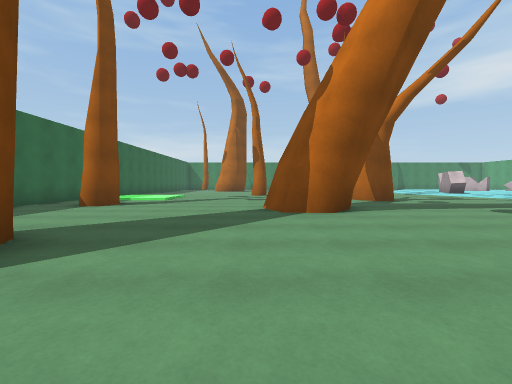
View 1 (above)

22 first-person views from a walk through a scene from a Unity 3-D project. The camera is 1.2 m above the floor, tilts 2° down and sees 90° across. The floor is counted in squares, 2 m on a side. Each view is taken from the middle of a square. On the plan, view 1 faces up. The plan holds only what a view shows up to about 9 squares ahead; the rest is blank. The place goes on beyond the plan. The player is left out. Surface patterns are stand-ins for the level's own textures.

View 2
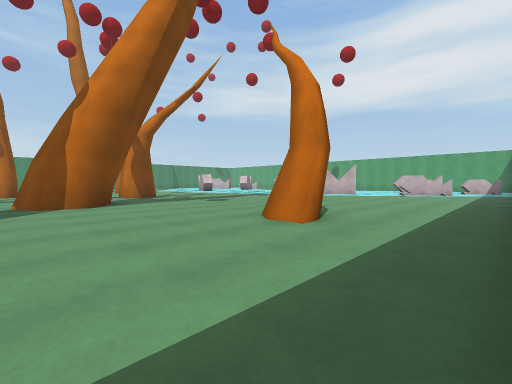

View 3
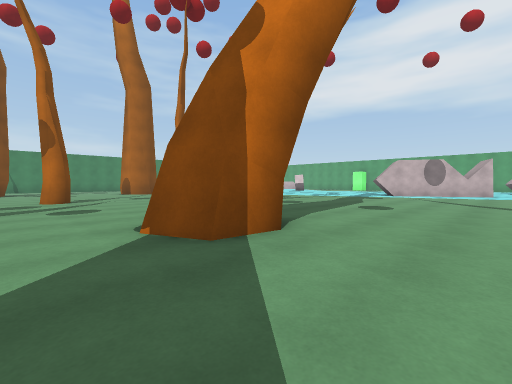

View 4
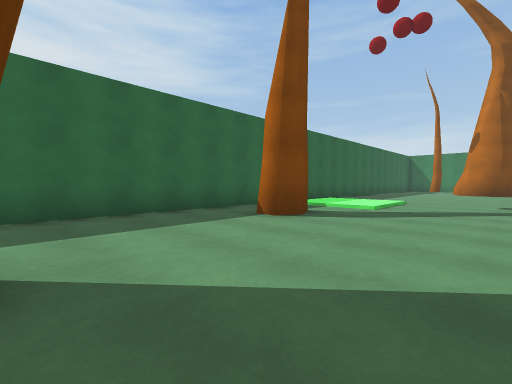

View 5
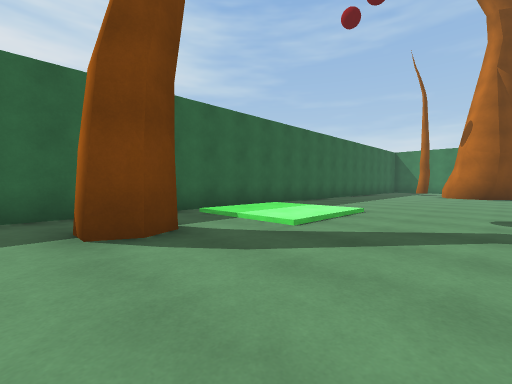

View 6
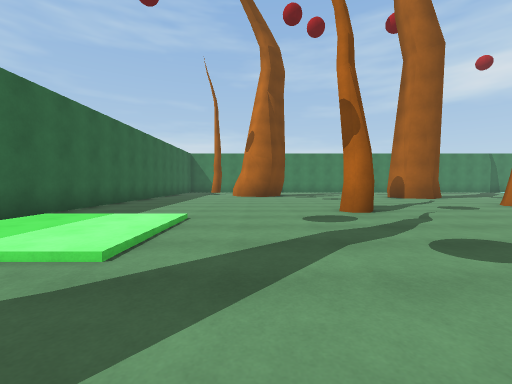

View 7
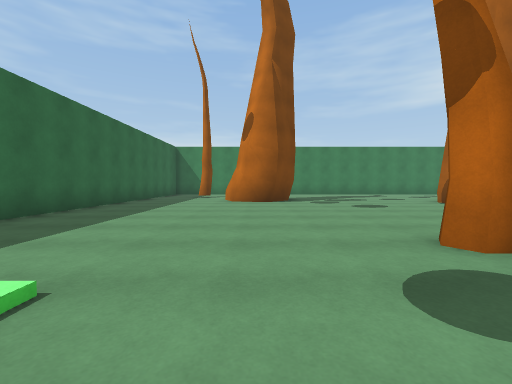

View 8
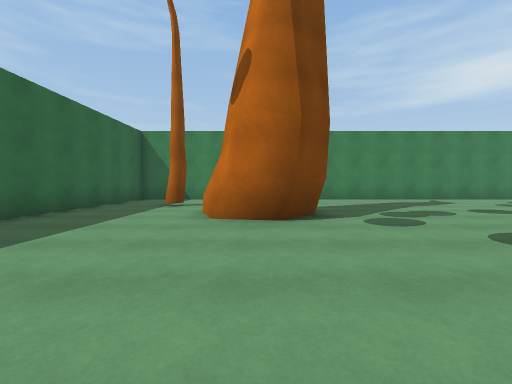

View 9
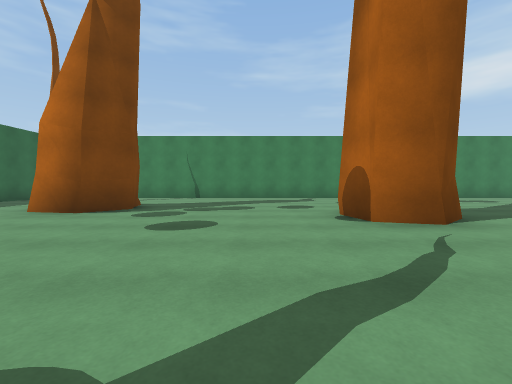

View 10
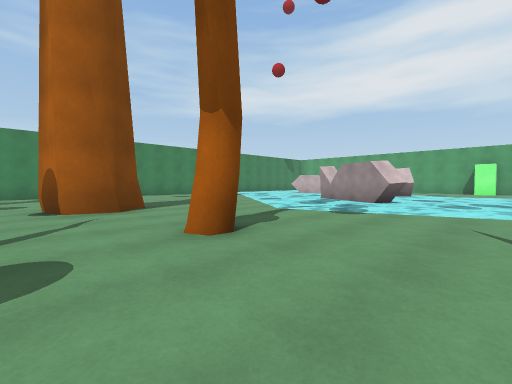

View 11
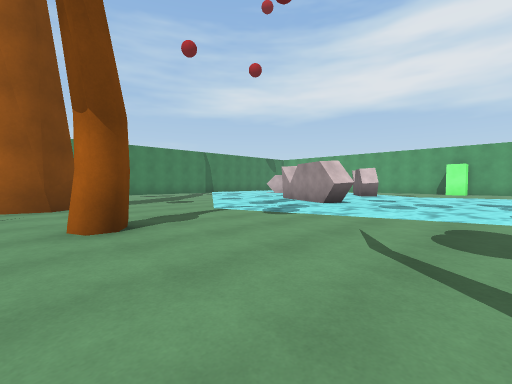

View 12
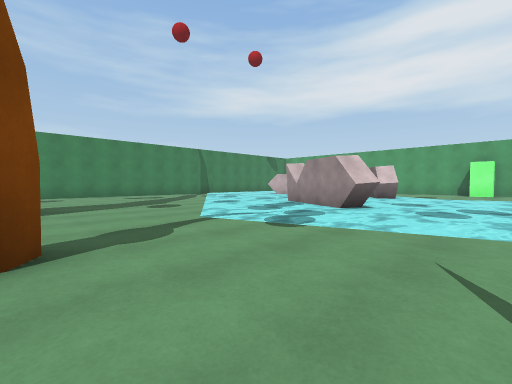

View 13
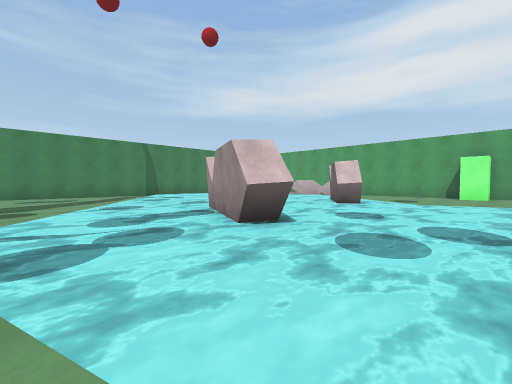

View 14
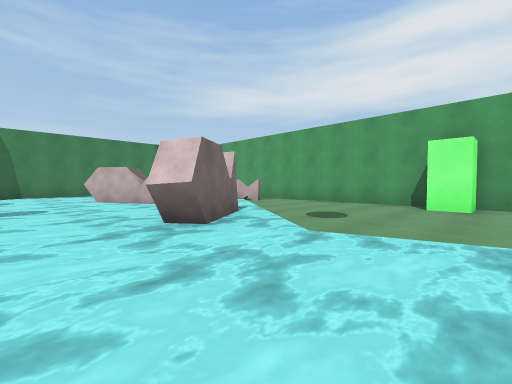

View 15
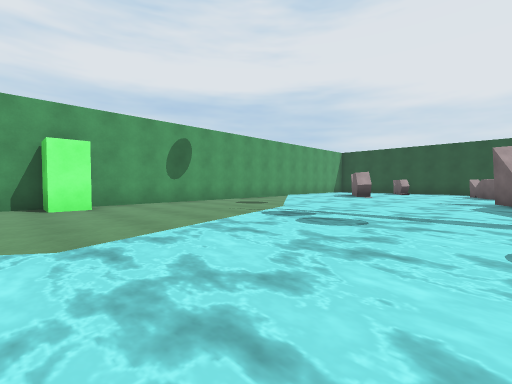

View 16
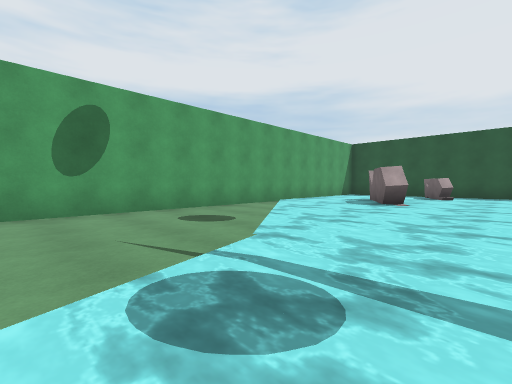

View 17
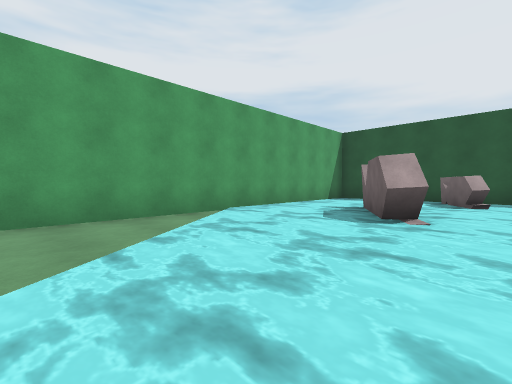

View 18
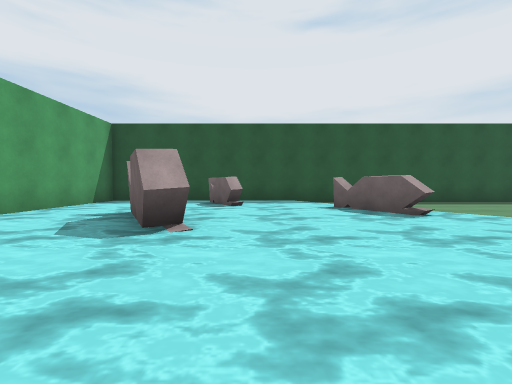

View 19
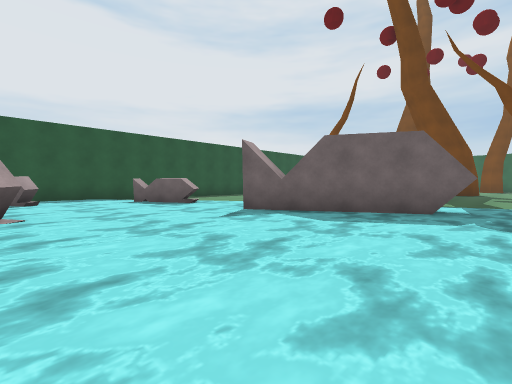

View 20
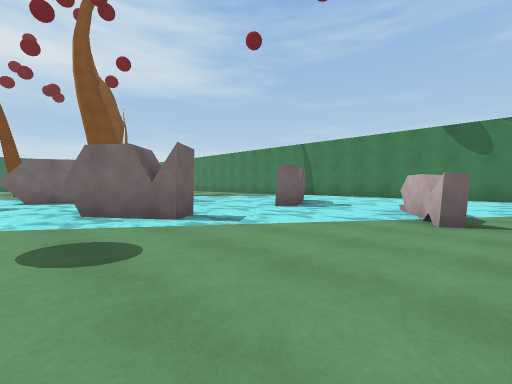

View 21
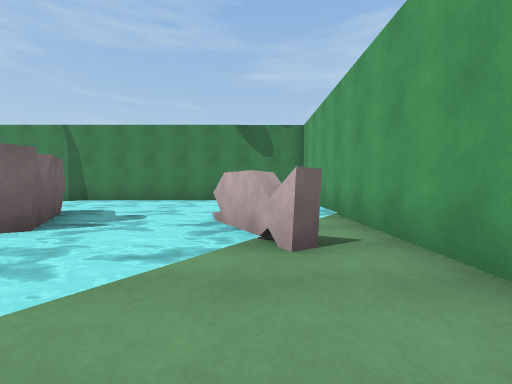

View 22
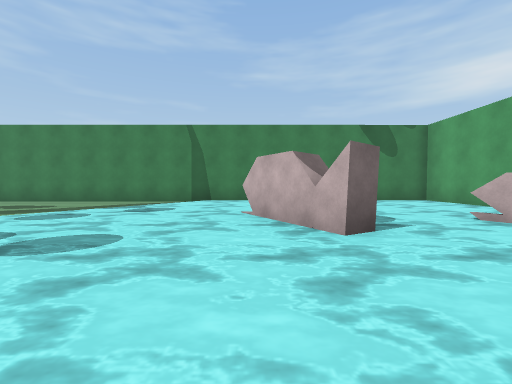

### Floor plan
Key: @ floor where view 1 was taken; # wall or solid block; x gap in a wall; . main floor; : floor 0.25 m higher than the main floor; / step, stairs or slope; ~ water the walk can cross; ≈ water the walk keeps out of; ^ raised ledge; T tree; B green block.
Columns run from 7 left of view 1 to 21 right of it. Each row starts with its distance up from view 1.
 24 ##        #   #######      ##
 23 #.      .............~~~~~~~#
 22 #...  ..............~~~~~~~~#
 21 #..T  .............~~~~~~~~~#
 20 #.... ...... ......~~~#≈~~~~#
 19 #...###..... .....~~~~~#~~≈.#
 18 #....#.....# ....~~~~~~^~~^.#
 17 #..........##...~~~~~~~~~~..#
 16 #...............~~~≈~~~~~...#
 15 #..............~~~# ~~~#~...#
 14 #...........T..~~~#~~~#≈....#
 13 #......T.......~~≈≈~~~~.....#
 12 #...............~~~~~~~....B#
 11 #.::/...........~~~~~~~~....#
 10 #.::/..... .....~~~~~~~~....#
  9 #.///....  T....    ~~~~....#
  8 #........ .......~~~~~~~~...#
  7 #.T#..... .......~#≈~~~~~...#
  6 #.......##.......  #~~~~~~..#
  5 #................. #≈~~~~~~.#
  4 #.................~~#~~~~~~~#
  3 #.................~ ~~~~#≈~~#
  2      .......  ...  ~≈~~~~#~~#
  1       .....T........^≈~~~^~~#
  0        @............ ^~~≈~~~#
 -1        ............. ~~~^~~~#
 -2        ............. .~~x~~~#
 -3                #######   #

Positions as (right, up) in squares from view 1, and headings:
1: (0, 0), facing up
2: (0, -2), facing up-right
3: (-1, 3), facing up-right
4: (-1, 3), facing up-left
5: (-1, 6), facing up-left
6: (-2, 7), facing up
7: (-2, 10), facing up
8: (-2, 14), facing up
9: (2, 13), facing up
10: (3, 11), facing up-right
11: (4, 10), facing up-right
12: (5, 11), facing up-right
13: (8, 11), facing up-right
14: (13, 11), facing up-right
15: (13, 13), facing down-right
16: (15, 10), facing down-right
17: (16, 7), facing down-right
18: (16, 6), facing down
19: (17, 8), facing down-left
20: (20, 13), facing up-left
21: (19, 15), facing up
22: (15, 15), facing up
